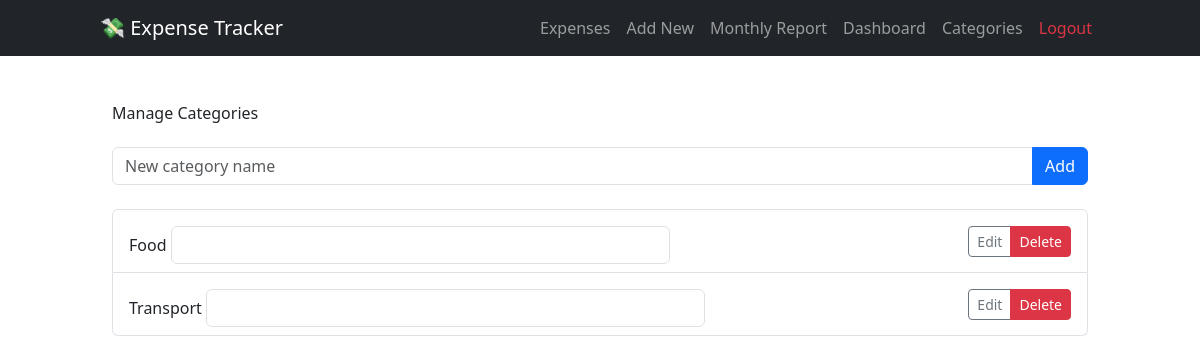
/categories/ (signed in), run on an earlier commit of the app's database.
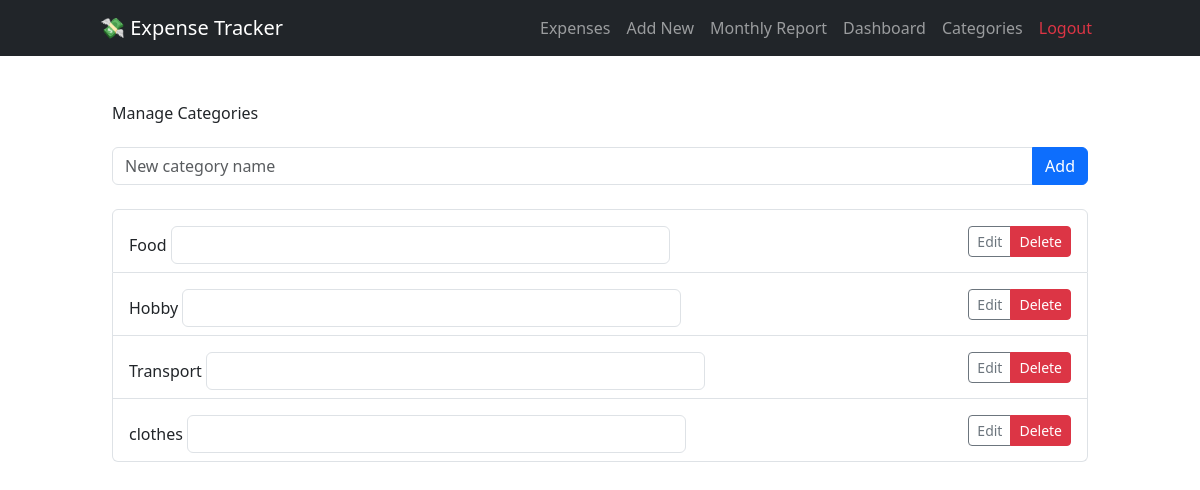
And on a later commit of the database.
### expenses/models.py (models this page shows, shortened)
class Category(models.Model):
    name = models.CharField(max_length=100)
    user = models.ForeignKey(User, on_delete=models.CASCADE)
    class Meta:
        unique_together = ('user', 'name')

### expenses/views.py (the view, shortened to what this page needs)
# urls.py: path('categories/', views.manage_categories, name='manage_categories'),
@login_required
def manage_categories(request):
    categories = Category.objects.filter(user=request.user)
    return render(request, 'expenses/manage_categories.html', {'categories': categories})

### expenses/templates/expenses/manage_categories.html (shortened to what this page needs)
{% extends 'expenses/base.html' %}
{% block content %}
<div class="container mt-5">
    <h2 class="mb-4">Manage Categories</h2>
    <div class="input-group mb-4">
        <input type="text" id="new-category-name" class="form-control" placeholder="New category name">
        <button class="btn btn-primary" onclick="addCategory()">Add</button>
    </div>
    <ul id="category-list" class="list-group">
        {% for category in categories %}
        <li id="category-{{ category.id }}" class="list-group-item d-flex justify-content-between align-items-center">
            <div class="flex-grow-1">
                <span class="category-name">{{ category.name }}</span>
                <input type="text" class="edit-input form-control d-inline-block mt-2" style="display:none; width: 60%;">
            </div>
            <div class="btn-group btn-group-sm ms-2">
                <button class="btn btn-outline-secondary" onclick="editCategory({{ category.id }})">Edit</button>
                <button class="btn btn-danger" onclick="deleteCategory({{ category.id }})">Delete</button>
            </div>
        </li>
        {% endfor %}
    </ul>
</div>
{% endblock %}

What changed in the data, as far as the page shows it:
added Category: name "Hobby"
added Category: name "clothes"
